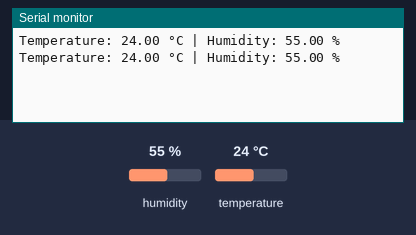
A sketch run on a simulated Arduino Uno, built with avr-gcc and run on an emulated ATmega328P. Parts: the last lines printed to the serial monitor. Inputs (shaded band) come from the test bench; at power-on: humidity 55 %, temperature 24 °C.

Above: at 2.8 s.
2.9 s: humidity set to 22 %
At 4.9 s:
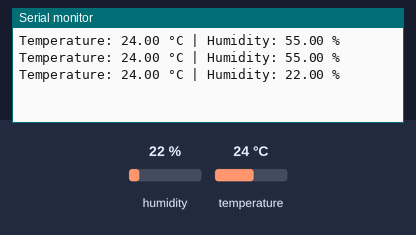
5.6 s: temperature set to 12 °C
At 6.7 s:
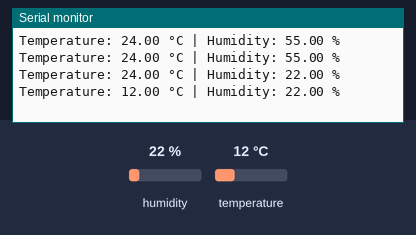
8.3 s: humidity set to 40 %
At 11.4 s:
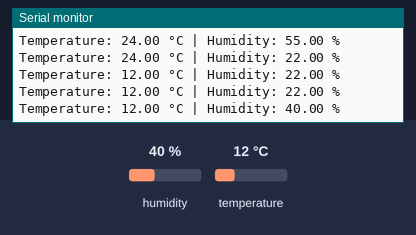
Timing chart, 0 to 12.9 s (numbered marks = the images above; inputs shaded):
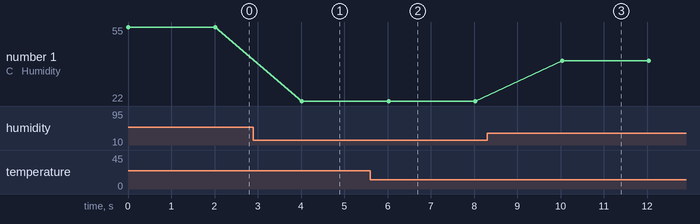

Measured:
- after the input at 2.9 s, the serial monitor: prints a new line after 1.1 s (image 1)
- after the input at 5.6 s, the serial monitor: prints a new line after 0.42 s (image 2)
- after the input at 8.3 s, the serial monitor: prints a new line after 1.7 s (image 3)
- plotted number 1: 55 → 22 after the input at 2.9 s, 22 → 40 after the input at 8.3 s

The sketch:

test_dht22.ino
```cpp
#include "DHT.h"

#define DHTPIN 4
#define DHTTYPE DHT22

DHT dht(DHTPIN, DHTTYPE);

void setup() {
  Serial.begin(115200);
  dht.begin();
}

void loop() {
  float h = dht.readHumidity();
  float t = dht.readTemperature();

  if (isnan(h) || isnan(t)) {
    Serial.println("Failed to read DHT22");
  } else {
    Serial.print("Temperature: ");
    Serial.print(t);
    Serial.print(" °C | Humidity: ");
    Serial.print(h);
    Serial.println(" %");
  }

  delay(2000);
}
```
